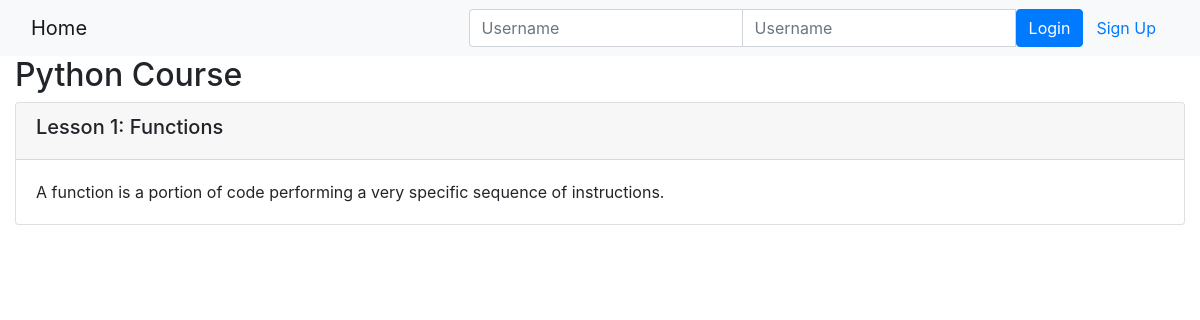
Page /onlinecourse/1/ on the committed database.
### onlinecourse/models.py (models this page shows, shortened)
class Course(models.Model):
    name = models.CharField(null=False, max_length=30, default='online course')
    image = models.ImageField(upload_to='course_images/')
    description = models.CharField(max_length=1000)
    pub_date = models.DateField(null=True)
    instructors = models.ManyToManyField(Instructor)
    users = models.ManyToManyField(settings.AUTH_USER_MODEL, through='Enrollment')
    total_enrollment = models.IntegerField(default=0)
    is_enrolled = False

class Lesson(models.Model):
    title = models.CharField(max_length=200, default="title")
    order = models.IntegerField(default=0)
    course = models.ForeignKey(Course, on_delete=models.CASCADE)
    content = models.TextField()

### onlinecourse/views.py (the view)
# urls.py: path('<int:pk>/', views.CourseDetailView.as_view(), name='course_details'),
class CourseDetailView(generic.DetailView):
    model = Course
    template_name = 'onlinecourse/course_detail_bootstrap.html'

### onlinecourse/templates/onlinecourse/course_detail_bootstrap.html (shortened to what this page needs)
<!DOCTYPE html>
<html lang="en">
<head>
     {% load static %}
    <link rel="stylesheet" href="https://maxcdn.bootstrapcdn.com/bootstrap/4.5.2/css/bootstrap.min.css">
</head>
<body>
    <nav class="navbar navbar-light bg-light">
        <div class="container-fluid">
            <div class="navbar-header">
                  <a class="navbar-brand" href="{% url 'onlinecourse:index' %}">Home</a>
            </div>
            <ul class="nav navbar-nav navbar-right">
                {% if user.is_authenticated %}
                <li>
                    <a class="btn btn-link" href="#">{{ user.first_name }}({{ user.username }})</a>
                    <a class="btn btn-link" href="{% url 'onlinecourse:logout' %}">Logout</a>
                </li>
                {% else %}
                <li>
                    <form class="form-inline" action="{% url 'onlinecourse:login' %}" method="post">
                        <div class="input-group">
                            <input type="text" class="form-control" placeholder="Username" name="username" >
                            <input type="password" class="form-control" placeholder="Username" name="psw" >
                            <button class="btn btn-primary" type="submit">Login</button>
                            <a class="btn btn-link" href="{% url 'onlinecourse:registration' %}">Sign Up</a>
                        </div>
                    </form>
                </li>
                {% endif %}
            </ul>
        </div>
    </nav>
    <div class="container-fluid">
            <h2>{{ course.name }}</h2>
            <div class="card-columns-vertical">
                {% for lesson in course.lesson_set.all %}
                    <div class="card mt-1">
                        <div class="card-header"><h5>Lesson {{lesson.order|add:1}}: {{lesson.title}}</h5></div>
                        <div class="card-body">{{lesson.content}}</div>
                    </div>
                {% endfor %}
            </div>
    </div>
</body>
</html>

### rows in the picture
Course: name "Python Course"
Lesson: order|add "1", title "Functions", content "A function is a portion of code performing a very specific sequence of instructions."
